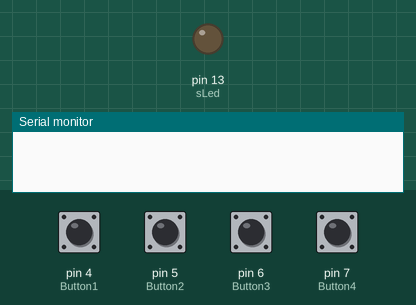
A sketch run on a simulated Arduino Uno, built with avr-gcc and run on an emulated ATmega328P. Parts: output pins drawn as LEDs (lit = HIGH), the last lines printed to the serial monitor. Dashed ring = blinking. Inputs (shaded band) come from the test bench; at power-on: pin 4 (Button1), pin 5 (Button2), pin 6 (Button3), pin 7 (Button4) HIGH. The modem accepts every AT command (registered, SIM ready, sends succeed) and sends nothing else.

Above: at 3.7 s.
3.8 s: pin 4 (Button1) pulled LOW for 1 s
At 3.9 s:
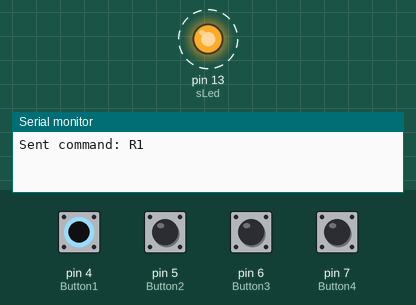
Timing chart, 0 to 6.8 s (numbered marks = the images above; inputs shaded):
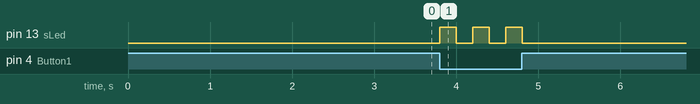

The sketch:

Transmitter_code.ino
```cpp
/* LoRa-Based Home Automation Transmitter Code
   Author: Rinosh Baskaran
   This code reads push buttons and sends commands to the receiver node
*/

#include <SoftwareSerial.h>

// LoRa Configuration
String lora_band = "865000000";    // Enter band as per your country
String lora_networkid = "5";       // LoRa Network ID
String lora_address = "1";         // Transmitter address
String lora_RX_address = "2";      // Receiver address (to send commands)

// SoftwareSerial for LoRa module
SoftwareSerial mySerial(2, 3);     // RX, TX (D2, D3)

// Button pins
#define Button1 4
#define Button2 5
#define Button3 6
#define Button4 7

#define sLed 13   // Status LED

void setup() {
  Serial.begin(9600);
  mySerial.begin(115200);

  pinMode(sLed, OUTPUT);
  digitalWrite(sLed, LOW);

  // Initialize buttons
  pinMode(Button1, INPUT_PULLUP);
  pinMode(Button2, INPUT_PULLUP);
  pinMode(Button3, INPUT_PULLUP);
  pinMode(Button4, INPUT_PULLUP);

  delay(1500); // Startup delay

  // Configure LoRa module
  configureLoRa();
}

void loop() {
  lora_control();
}

// Configure LoRa module with band, network ID, and address
void configureLoRa() {
  mySerial.println("AT+BAND=" + lora_band);
  delay(500);
  mySerial.println("AT+NETWORKID=" + lora_networkid);
  delay(500);
  mySerial.println("AT+ADDRESS=" + lora_address);
}

// Check buttons and send commands to receiver
void lora_control() {
  if(digitalRead(Button1) == LOW) {
    sendCommand("R1");
  }
  if(digitalRead(Button2) == LOW) {
    sendCommand("R2");
  }
  if(digitalRead(Button3) == LOW) {
    sendCommand("R3");
  }
  if(digitalRead(Button4) == LOW) {
    sendCommand("R4");
  }
}

// Send command to receiver node via LoRa
void sendCommand(String cmd) {
  mySerial.println("AT+SEND=" + lora_RX_address + ",3," + cmd);
  Serial.println("Sent command: " + cmd);

  // Blink LED to indicate command sent
  digitalWrite(sLed, HIGH);
  delay(200);
  digitalWrite(sLed, LOW);
  delay(200); // debounce
}
```

Measured:
- after the input at 3.8 s, pin 13 (sLed): alternates HIGH for 0.20 s and LOW for 0.20 s, 6 changes in all, then stays LOW, starting at once
